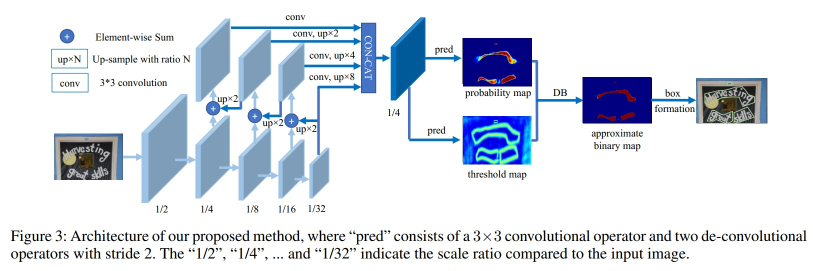
#> input picture paddle_doc/benchmark/PaddleOCR_DBNet/imgs/paper/db.jpg, 1625 x 541 px (shown at 1/2 size)
$ python -i paddle_preprocessor.py   (imports and definitions only)
#> lines starting #> are read from the running program, lines starting #| are printed output that depends on the picture
#!/usr/bin/env python3
# -*- coding: utf-8 -*-
"""
PaddleOCR 图像预处理器

提供图像预处理功能，包括降噪、二值化、纠偏等。
集成PaddleOCR官方DocPreprocessor管道，支持文档方向分类和文档纠平。

Author: Umi-OCR Team
Date: 2026-01-27
"""

from typing import Tuple, Optional
from PIL import Image, ImageOps
import logging
import math

logger = logging.getLogger(__name__)


class ImagePreprocessor:
    """
    图像预处理器

    提供图像预处理功能，包括降噪、二值化、纠偏等。
    """

    @staticmethod
    def denoise(
        image: Image.Image, strength: float = 1.0, method: str = "bilateral"
    ) -> Image.Image:
        """
        图像降噪

        修复说明：
        - 改用双边滤波替代高斯模糊
        - 原因：双边滤波是边缘保持平滑滤波器，可以去除噪声同时保持边缘清晰
        - 对于OCR任务，双边滤波比高斯模糊效果更好，因为不会模糊文字边缘

        Args:
            image: PIL Image 对象
            strength: 降噪强度（0.0 - 1.0）
            method: 降噪方法 ('bilateral' 或 'gaussian' 或 'fastNlMeans')

        Returns:
            Image.Image: 降噪后的图像
        """
        if strength <= 0:
            return image

        import cv2
        import numpy as np

        # 转换为OpenCV格式
        cv_image = cv2.cvtColor(np.array(image), cv2.COLOR_RGB2BGR)

        try:
            if method == "bilateral":
                # 使用双边滤波（边缘保持）
                # 双边滤波参数根据strength动态调整
                d = int(5 + strength * 10)  # 邻域直径
                sigma_color = 75  # 颜色空间标准差
                sigma_space = 75  # 坐标空间标准差

                cv_image = cv2.bilateralFilter(cv_image, d, sigma_color, sigma_space)

            elif method == "fastNlMeans":
                # 使用非局部均值降噪（效果最好，但计算量大）
                h = int(10 * strength)  # 滤波强度
                template_window_size = 7
                search_window_size = 21

                cv_image = cv2.fastNlMeansDenoisingColored(
                    cv_image, None, h, h, template_window_size, search_window_size
                )

            else:
                # 使用高斯模糊（最快，但效果一般）
                kernel_size = int(3 + strength * 5)
                kernel_size = kernel_size if kernel_size % 2 == 1 else kernel_size + 1

                cv_image = cv2.GaussianBlur(
                    cv_image, (kernel_size, kernel_size), strength
                )

            # 转换回PIL Image
            return Image.fromarray(cv2.cvtColor(cv_image, cv2.COLOR_BGR2RGB))

        except Exception as e:
            logger.error(f"降噪失败（方法: {method}）: {e}", exc_info=True)
            # 降噪失败时返回原图
            return image

    # [88 lines left out: functions binarize, deskew, resize_if_needed, not called in this run]

    @staticmethod
    def enhance_contrast(image: Image.Image, factor: float = 1.5) -> Image.Image:
        """
        增强对比度

        Args:
            image: PIL Image 对象
            factor: 对比度因子（1.0 为原始值）

        Returns:
            Image.Image: 增强后的图像
        """
        from PIL import ImageEnhance

        enhancer = ImageEnhance.Contrast(image)
        return enhancer.enhance(factor)

    @staticmethod
    def enhance_sharpness(image: Image.Image, factor: float = 1.5) -> Image.Image:
        """
        增强锐度

        Args:
            image: PIL Image 对象
            factor: 锐度因子（1.0 为原始值）

        Returns:
            Image.Image: 增强后的图像
        """
        from PIL import ImageEnhance

        enhancer = ImageEnhance.Sharpness(image)
        return enhancer.enhance(factor)

    @staticmethod
    def enhance_document_quality(
        image: Image.Image,
        contrast_factor: float = 1.5,
        sharpness_factor: float = 1.5,
        denoise_strength: float = 0.5,
    ) -> Image.Image:
        """
        综合增强文档质量

        对文档图像应用多种预处理操作以提高OCR识别准确率。

        Args:
            image: PIL Image 对象
            contrast_factor: 对比度增强因子
            sharpness_factor: 锐度增强因子
            denoise_strength: 降噪强度

        Returns:
            Image.Image: 增强后的图像
        """
        processed = image

        # 1. 增强对比度
        if contrast_factor != 1.0:
            processed = ImagePreprocessor.enhance_contrast(processed, contrast_factor)

        # 2. 增强锐度
        if sharpness_factor != 1.0:
            processed = ImagePreprocessor.enhance_sharpness(processed, sharpness_factor)

        # 3. 适度降噪
        if denoise_strength > 0:
            processed = ImagePreprocessor.denoise(processed, denoise_strength)

        return processed

    # [242 lines left out: functions apply_doc_orientation_classification, apply_doc_unwarping, det_resize_img, rec_resize_img, not called in this run]

>>> from PIL import Image
>>> picture = Image.open('../../../../paddle_doc/benchmark/PaddleOCR_DBNet/imgs/paper/db.jpg')
#> picture is the input picture: PIL image 1625x541 RGB; mean R, G, B 219.6, 225.1, 234
>>> result = ImagePreprocessor().enhance_document_quality(picture)
#> in enhance_contrast, `return enhancer.enhance(factor)`:
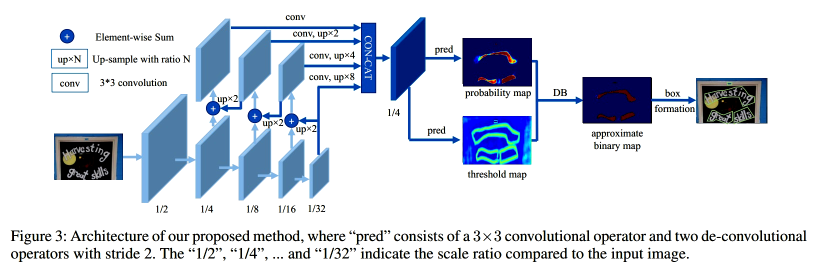
#> returned value: PIL image 1625x541 RGB (shown at 1/2 size); mean R, G, B 213.5, 219.4, 229.2
#> in denoise, `cv_image = cv2.cvtColor(np.array(image), cv2.COLOR_RGB2BGR)`:
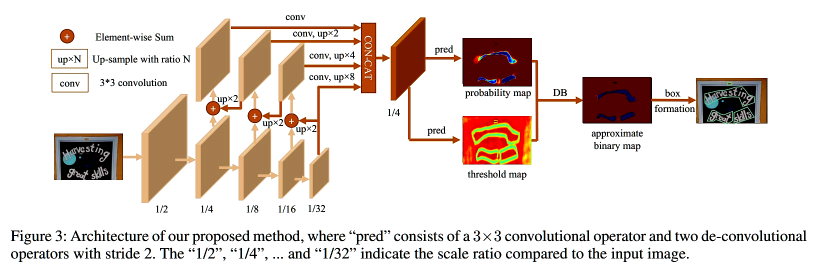
#> cv_image: shape (541, 1625, 3) (shown at 1/2 size); mean R, G, B 229.2, 219.3, 213.6
